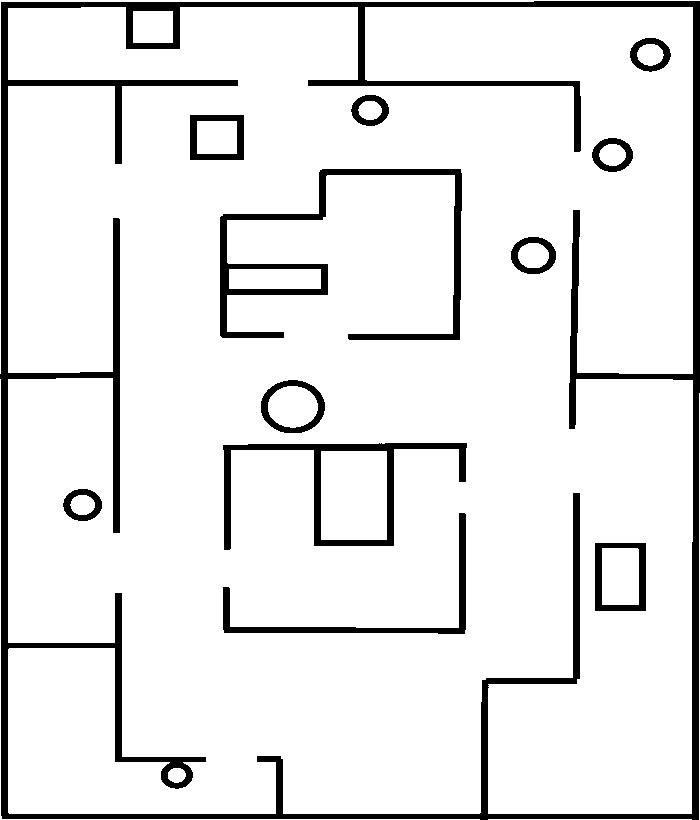
#> input picture path_planning_test/d-star-lite/dstarlite_map_planning_v1/assets/Map_2.jpg, 700 x 820 px, found by its file name
$ python inflation_layer_test.py   (older library calls are emulated)
#> lines starting #> are read from the running program, lines starting #| are printed output that depends on the picture
import cv2
import numpy as np

# Load the image
img = cv2.imread("dstarlite_map_based/assets/Map_2.jpg", cv2.IMREAD_GRAYSCALE)
#> img is the input picture: shape (820, 700); min 0, max 255, mean 231.1

# Convert to binary format
# map_binary = cv2.threshold(img, 150, 1, cv2.THRESH_BINARY)[1]

# inflation layer
# Apply dilation operation
# robot_size = 10 # Define the size of the robot
# kernel = cv2.getStructuringElement(cv2.MORPH_ELLIPSE, (robot_size, robot_size))
# inflated_map = cv2.dilate(map_binary, kernel)
# Dilate the binary image to account for the robot size
kernel = np.ones((10,10),np.uint8)
dilated = cv2.dilate(img.astype(np.uint8), kernel)
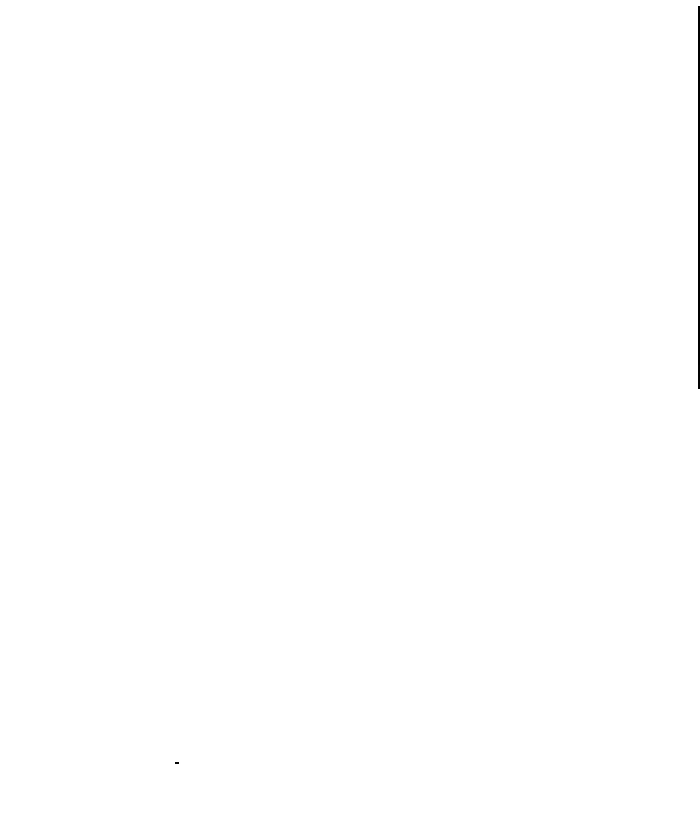
#> dilated: shape (820, 700); min 0, max 255, mean 254.7
inflated_map = dilated
print(inflated_map)
#> (printed output is left out)
# [17 lines of commented-out code are left out]
print(inflated_map)
#> (printed output is left out)


while True:
    cv2.namedWindow("Inflated map", cv2.WINDOW_AUTOSIZE)
    cv2.imshow("Inflated map", inflated_map.astype(np.uint8))
    if cv2.waitKey(24) == ord('q'):
#> (key q is pressed here)
        break

# cv2.imwrite('inflated_map_1.jpg', map_img*255)

$ run again, with path_planning_test/d-star-lite/dstarlite_map_planning_v1/assets/inflated_map.jpg copied over path_planning_test/d-star-lite/dstarlite_map_planning_v1/assets/Map_2.jpg
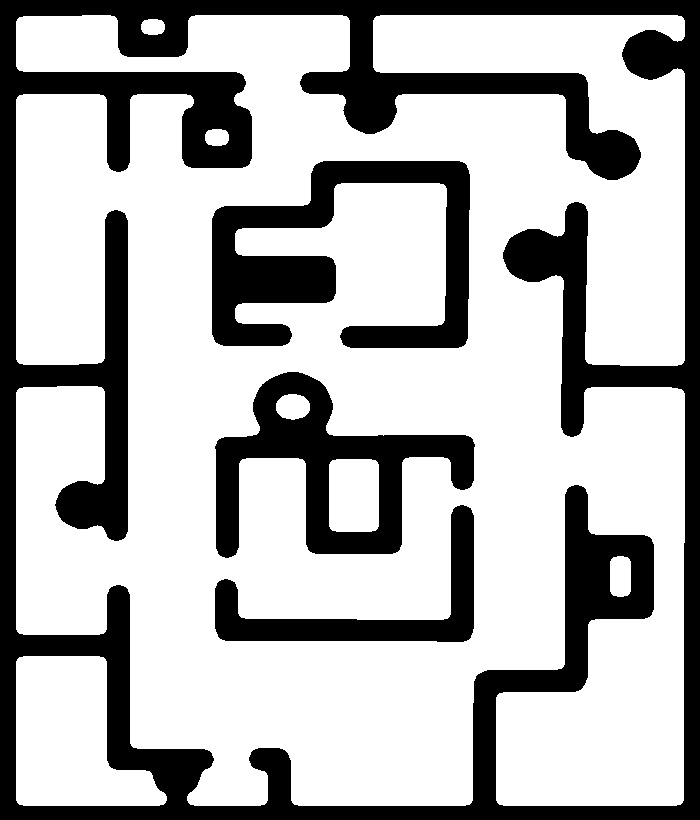
#> input picture path_planning_test/d-star-lite/dstarlite_map_planning_v1/assets/inflated_map.jpg, 700 x 820 px, found by its file name
#> img is the input picture: shape (820, 700); min 0, max 255, mean 180.2
#> `dilated = cv2.dilate(img.astype(np.uint8), kernel)`:
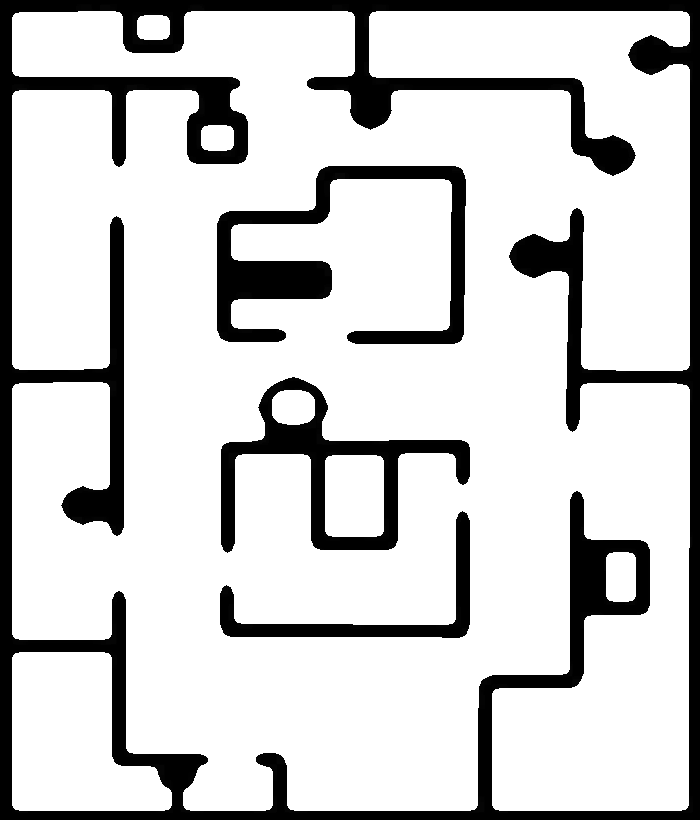
#> dilated: shape (820, 700); min 0, max 255, mean 206.7
#> (printed output is left out)
#> (printed output is left out)
